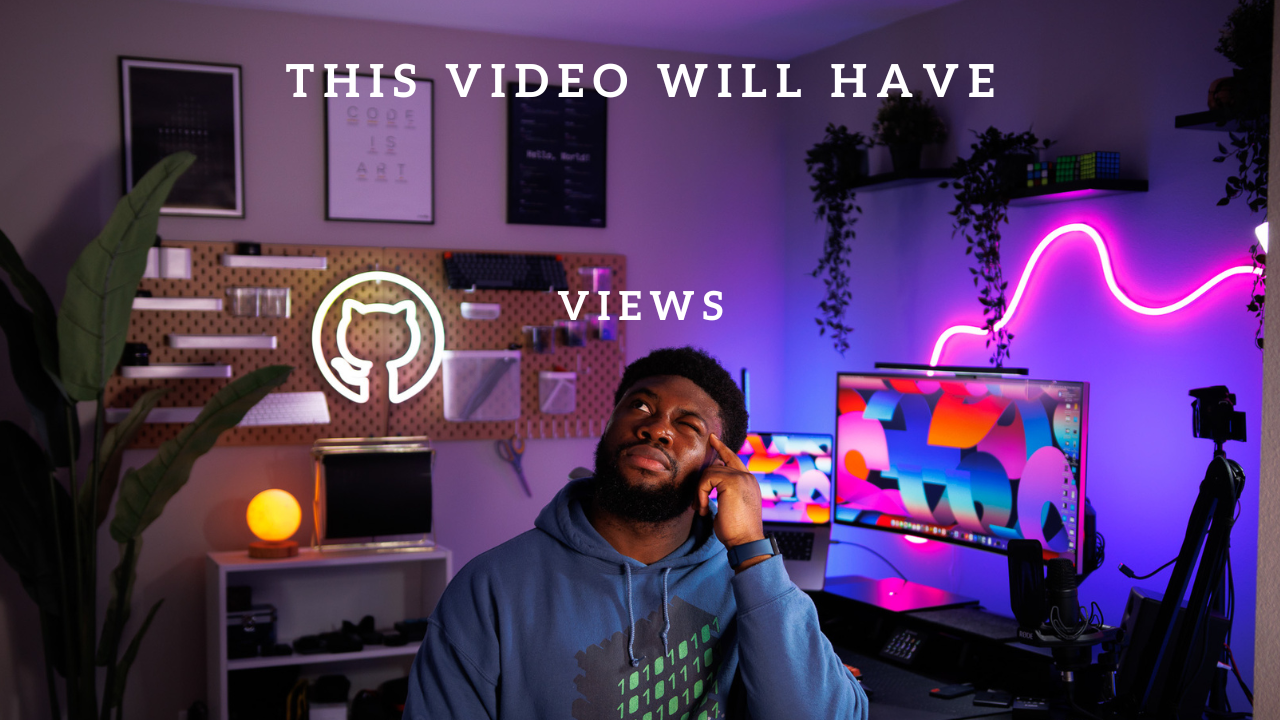
#> input picture thumbnail_template.png, 1280 x 720 px
$ python thumbnailgenerator.py
#> lines starting #> are read from the running program, lines starting #| are printed output that depends on the picture
# Author - Uma Abu
# Description - This file contains stand alone script used for generating the thumbnail.

from PIL import Image, ImageFont, ImageDraw


thumbnail_template = Image.open("thumbnail_template.png") # Open the template
#> thumbnail_template is the input picture: PIL image 1280x720 RGBA; mean R, G, B, A 80.9, 54.8, 97, 255
image_width, image_height = thumbnail_template.size # Get the size of the template
#> image_width = 1280; image_height = 720
title_font = ImageFont.truetype('peace-sans.regular.ttf', 180) # Load the font
view_count = 300
formated_view_count = format(view_count, ',d')
views_count_string = str(formated_view_count) # Text to be written
image_editable = ImageDraw.Draw(thumbnail_template) # Make the image editable
_, _, textbox_width, textbox_height = image_editable.textbbox((0, 0), views_count_string, font=title_font)
#> textbox_width = 344; textbox_height = 171
image_editable.text(((image_width-textbox_width)/2, 75), views_count_string, (255, 255, 255), font=title_font)# Draw the text
thumbnail_template.save("result.png") # Save the image
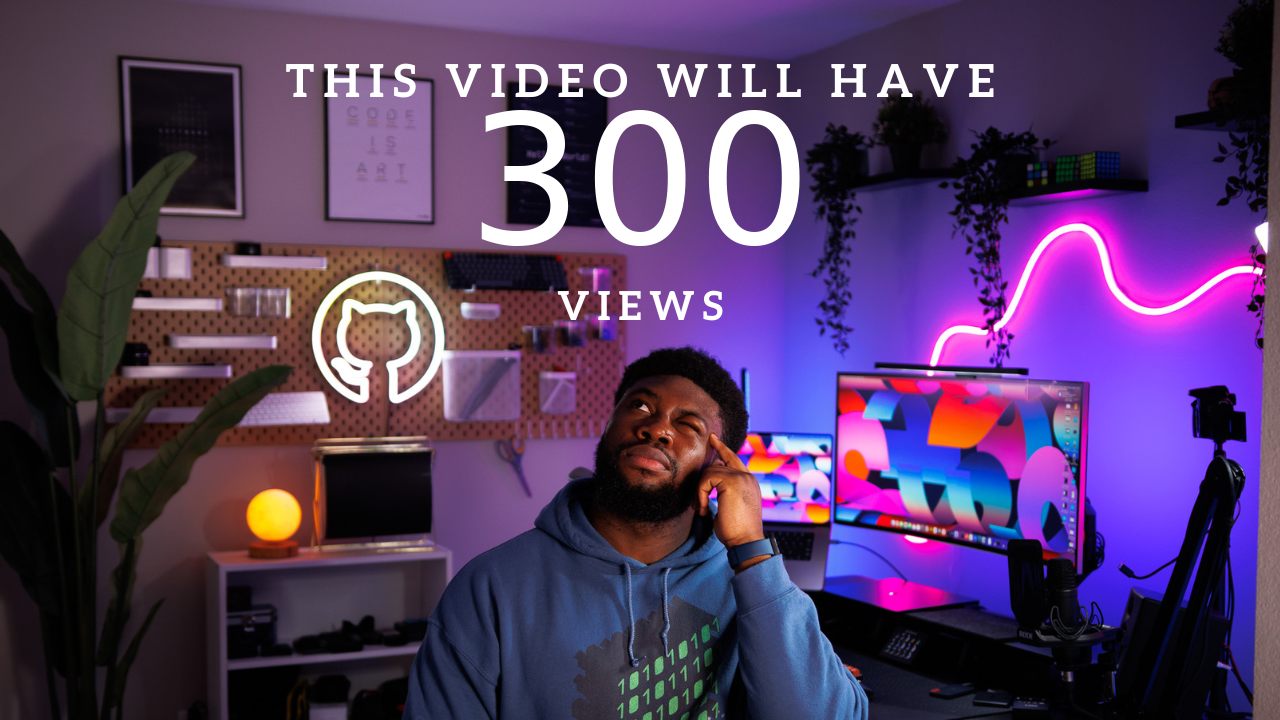
#> saved as result.png: PIL image 1280x720 RGBA; mean R, G, B, A 83.9, 58.2, 99.6, 255
